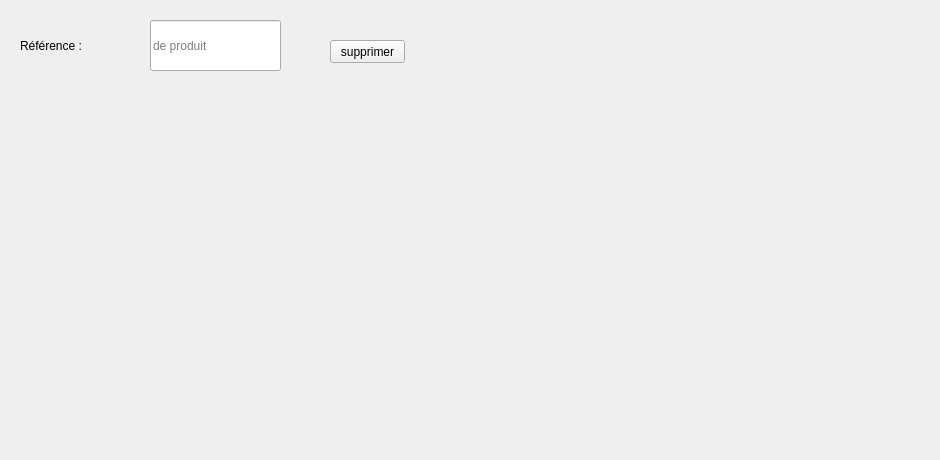
     <widget class="QWidget" name="tab_15">
      <attribute name="icon">
       <iconset>
        <normaloff>../../gestion_fournisseur/PP.png</normaloff>../../gestion_fournisseur/PP.png</iconset>
      </attribute>
      <attribute name="title">
       <string>Supprimer</string>
      </attribute>
      <widget class="QLabel" name="label_32">
       <property name="geometry">
        <rect>
         <x>20</x>
         <y>30</y>
         <width>121</width>
         <height>31</height>
        </rect>
       </property>
       <property name="styleSheet">
        <string notr="true">font: 12pt &quot;MS Shell Dlg 2&quot;;</string>
       </property>
       <property name="text">
        <string>Référence :</string>
       </property>
      </widget>
      <widget class="QLineEdit" name="le_ref_supp">
       <property name="geometry">
        <rect>
         <x>150</x>
         <y>20</y>
         <width>131</width>
         <height>51</height>
        </rect>
       </property>
       <property name="placeholderText">
        <string>de produit </string>
       </property>
      </widget>
      <widget class="QPushButton" name="pushButton_24">
       <property name="geometry">
        <rect>
         <x>310</x>
         <y>20</y>
         <width>101</width>
         <height>61</height>
        </rect>
       </property>
       <property name="styleSheet">
        <string notr="true">#pushButton_24{
	image: url(:/new/prefix1/i,qge/PP.png);
border:none;}</string>
       </property>
       <property name="text">
        <string/>
       </property>
      </widget>
      <widget class="QLabel" name="label_48">
       <property name="geometry">
        <rect>
         <x>-34</x>
         <y>-27</y>
         <width>931</width>
         <height>451</height>
        </rect>
       </property>
       <property name="text">
        <string/>
       </property>
       <property name="pixmap">
        <pixmap resource="ressources.qrc">:/images/img/imf.jpg</pixmap>
       </property>
      </widget>
      <widget class="QPushButton" name="pushButton_44">
       <property name="geometry">
        <rect>
         <x>640</x>
         <y>-110</y>
         <width>251</width>
         <height>381</height>
        </rect>
       </property>
       <property name="styleSheet">
        <string notr="true">#pushButton_44{
	image: url(:/new/prefix1/i,qge/c.png);
border:none;}</string>
       </property>
       <property name="text">
        <string/>
       </property>
      </widget>
      <widget class="QPushButton" name="supprimer_pro">
       <property name="geometry">
        <rect>
         <x>330</x>
         <y>40</y>
         <width>75</width>
         <height>23</height>
        </rect>
       </property>
       <property name="text">
        <string>supprimer</string>
       </property>
      </widget>
      <zorder>label_48</zorder>
      <zorder>label_32</zorder>
      <zorder>pushButton_24</zorder>
      <zorder>le_ref_supp</zorder>
      <zorder>pushButton_44</zorder>
      <zorder>supprimer_pro</zorder>
     </widget>
